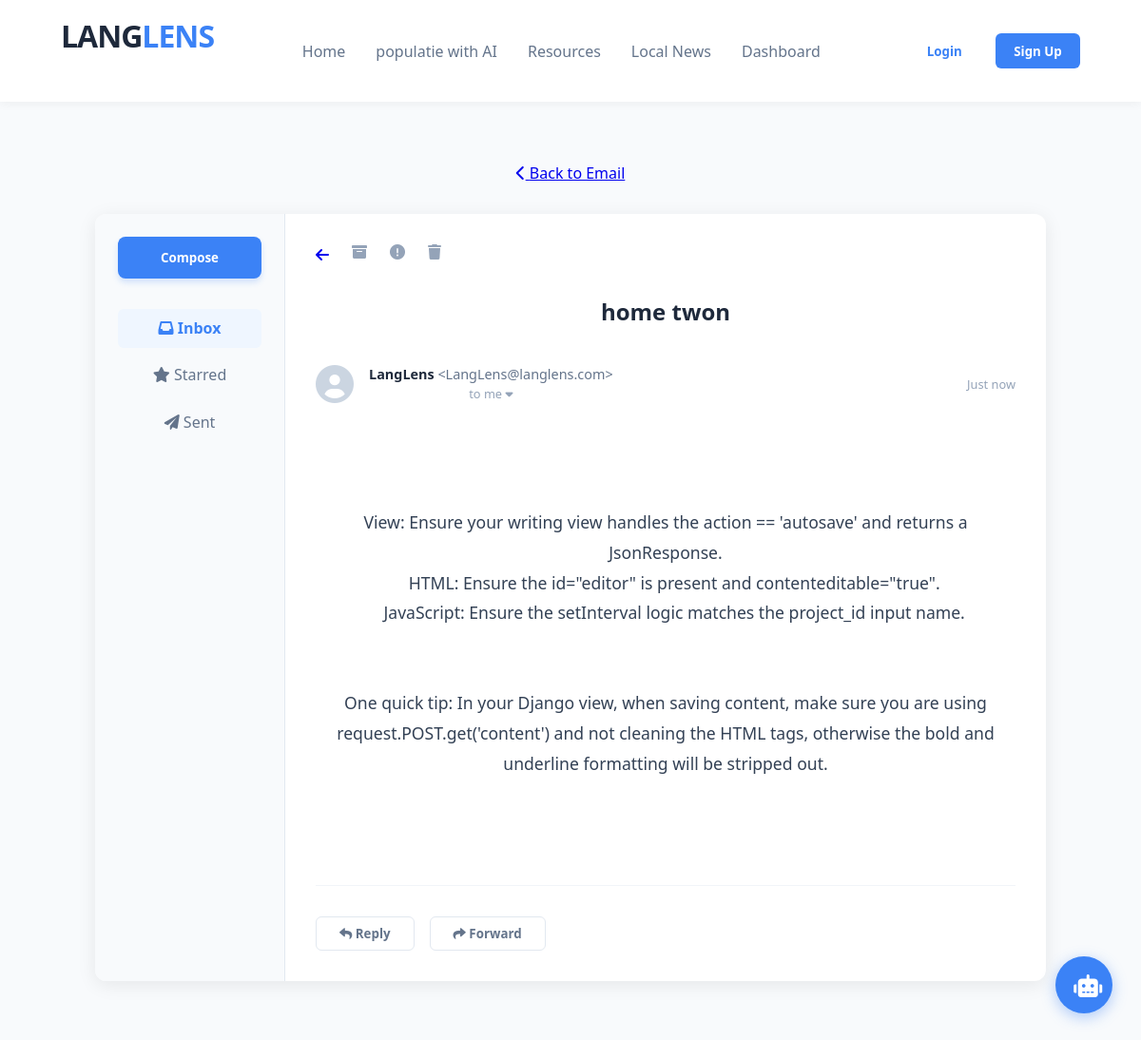
Screenshot of /content/home-twon/ with the database file from the repository.
### LangLens/models.py (models this page shows, shortened)
class ReadingModule(models.Model):
    category = models.ForeignKey(Category, on_delete=models.SET_NULL, null=True)
    title = models.CharField(max_length=200)
    story_content = models.TextField()
    slug = models.SlugField(max_length=250, unique=True, blank=True) # New Field

### LangLens/views.py (the view, shortened to what this page needs)
# urls.py: path('content/<slug:slug>/', views.reading_detail, name='display_reading_text'),
def reading_detail(request, slug):
    text = get_object_or_404(ReadingModule, slug=slug)
    templates = {
        'Emails': 'LangLens/reading_email.html',
        'Short stories': 'LangLens/reading_stories.html',
        'News': 'LangLens/reading_news.html',
    }
    template_path = templates.get(text.category.name, 'LangLens/reading_news.html')
    return render(request, template_path, {'text': text})

### LangLens/context_processors.py (called while the page is built)
def profile_context(request):
    profile = None
    if request.user.is_authenticated:
        profile = UserProfile.objects.filter(user=request.user).first()
    return {'profile': profile}

### templates/LangLens/reading_email.html
{% extends "LangLens/index.html" %}
{% load static %}
{% block css %}
    <link rel="stylesheet" href="{% static 'LangLens/css/listening_email.css' %}">
{% endblock %}
{% block content %}
    <a href="javascript:history.back()" class="back-link"><i class="fas fa-chevron-left"></i> Back to Email</a>
<div class="email-container">
    <aside class="email-sidebar">
        <button class="btn-compose">Compose</button>
        <ul>
            <li class="active"><i class="fas fa-inbox"></i> Inbox</li>
            <li><i class="fas fa-star"></i> Starred</li>
            <li><i class="fas fa-paper-plane"></i> Sent</li>
        </ul>
    </aside>
    <main class="email-body-wrapper">
        <header class="email-header">
            <div class="email-actions">
                <a href="javascript:history.back()"><i class="fas fa-arrow-left"></i></a>
                <i class="fas fa-archive"></i>
                <i class="fas fa-exclamation-circle"></i>
                <i class="fas fa-trash"></i>
            </div>
            <h1 class="email-subject"> {{text.title}} </h1>
            <div class="sender-info">
                <div class="sender-avatar">
                    <i class="fas fa-user-circle"></i>
                </div>
                <div class="sender-details">
                    <p><strong>LangLens </strong> <span>&lt;LangLens@langlens.com&gt;</span></p>
                    <p class="to-me">to me <i class="fas fa-caret-down"></i></p>
                </div>
                <div class="email-time">
                    Just now
                </div>
            </div>
        </header>
        <article class="email-content">
             {{text.story_content|linebreaks }}
        </article>
        <footer class="email-footer-actions">
            <button class="btn-reply"><i class="fas fa-reply"></i> Reply</button>
            <button class="btn-forward"><i class="fas fa-share"></i> Forward</button>
        </footer>
    </main>
</div>
{% endblock %}

### static/LangLens/css/listening_email.css (style rules this page uses)
.email-container { display: flex; max-width: 1100px; margin: 2rem auto; background: #fff; border-radius: 12px; overflow: hidden; box-shadow: 0 4px 20px rgba(0,0,0,0.08); min-height: 80vh; }
.email-sidebar { width: 200px; background: #f8fafc; padding: 1.5rem; border-right: 1px solid #e2e8f0; }
.btn-compose { background: #3b82f6; color: white; width: 100%; padding: 0.8rem; border-radius: 8px; margin-bottom: 2rem; box-shadow: 0 4px 6px rgba(59, 130, 246, 0.2); }
.email-sidebar ul { list-style: none; }
.email-sidebar li { padding: 0.6rem 1rem; color: #64748b; border-radius: 6px; cursor: pointer; margin-bottom: 0.5rem; }
.email-sidebar li.active { background: #eff6ff; color: #3b82f6; font-weight: 600; }
.email-body-wrapper { flex: 1; padding: 2rem; display: flex; flex-direction: column; }
.email-actions { display: flex; gap: 1.5rem; color: #94a3b8; margin-bottom: 2rem; }
.email-subject { font-size: 1.5rem; font-weight: 600; color: #1e293b; margin-bottom: 2rem; }
.sender-info { display: flex; align-items: center; gap: 1rem; margin-bottom: 2.5rem; }
.sender-avatar { font-size: 2.5rem; color: #cbd5e1; }
.sender-details p { font-size: 0.9rem; color: #1e293b; }
.sender-details span { color: #64748b; font-weight: 400; }
.sender-details .to-me { font-size: 0.8rem; color: #94a3b8; margin-top: 2px; }
.email-time { margin-left: auto; font-size: 0.8rem; color: #94a3b8; }
.email-content { font-size: 1.1rem; line-height: 1.8; color: #334155; white-space: pre-wrap; margin-bottom: 3rem; }
.email-footer-actions { display: flex; gap: 1rem; border-top: 1px solid #f1f5f9; padding-top: 2rem; }
.btn-reply, .btn-forward { background: transparent; border: 1px solid #e2e8f0; color: #64748b; padding: 0.5rem 1.5rem; }

### static/LangLens/css/index.css (style rules this page uses)
* { margin: 0; padding: 0; box-sizing: border-box; font-family: 'Segoe UI', sans-serif; }
body { background-color: #f8fafc; color: #334155; min-height: 100vh; }
button { padding: 0.6rem 1.2rem; border-radius: 6px; cursor: pointer; font-weight: 600; border: none; }

### rows the page displays
ReadingModule: title "home twon", story_content "View: Ensure your writing view handles the action == 'autosave' and returns a JsonResponse. HTML: Ensure the id=\"editor\" is present and contenteditable=\"true\". JavaScript: Ensure the setInterval logic matches the project_id input name. One quick tip: In your Django view, when saving content, make sure you are using request.POST.get('content') and not cleaning the HTML tags, otherwise the bold and underline formatting will be stripped out."
